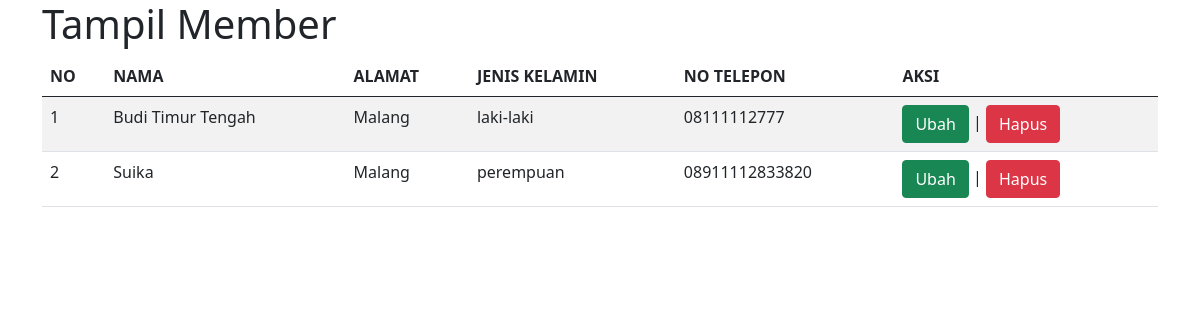
Page /admin/tampil_member.php on the committed database.
### tables this page shows
CREATE TABLE `member` (
  `id_member` int(11) NOT NULL,
  `nama_member` varchar(100) NOT NULL,
  `alamat` text NOT NULL,
  `jenis_kelamin` enum('laki-laki','perempuan') NOT NULL,
  `tlp` varchar(15) NOT NULL
);

### admin/tampil_member.php (the view, shortened to what this page needs)
<!DOCTYPE html>
<html lang="en">
<head>
  <link href="https://cdn.jsdelivr.net/npm/bootstrap@5.0.2/dist/css/bootstrap.min.css" rel="stylesheet">
</head>
<body>
  <div class="container">
    <h1>Tampil Member</h1>
    <table class="table table-hover table-striped">
      <thead>
        <tr>
          <th>NO</th>
          <th>NAMA</th>
          <th>ALAMAT</th>
          <th>JENIS KELAMIN</th>
          <th>NO TELEPON</th>
          <th>AKSI</th>
        </tr>
      </thead>
      <tbody>
        <?php
        include "../connect.php";
        $qry_member = mysqli_query($conn, "select * from member");
        $no = 0;
        while ($data_member = mysqli_fetch_array($qry_member)) {
          $no++; ?>
          <tr>
            <td><?= $no ?></td>
            <td><?= $data_member['nama_member'] ?></td>
            <td><?= $data_member['alamat'] ?></td>
            <td><?= $data_member['jenis_kelamin'] ?></td>
            <td><?= $data_member['tlp'] ?></td>
            <td>
              <a href="./ubah_member.php?id_member=<?= $data_member['id_member'] ?>" class="btn btn-success">Ubah</a> |
              <a href="hapus_member.php?id_member=<?= $data_member['id_member'] ?>" onclick="return confirm('Apakah anda yakin menghapus data ini?')" class="btn btn-danger">Hapus</a>
            </td>
          </tr>
        <?php
        }
        ?>
      </tbody>
    </table>
  </div>
</body>
</html>

### rows in the picture
member: nama_member "Budi Timur Tengah", alamat "Malang", jenis_kelamin "laki-laki", tlp "08111112777"
member: nama_member "Suika", alamat "Malang", jenis_kelamin "perempuan", tlp "08911112833820"
